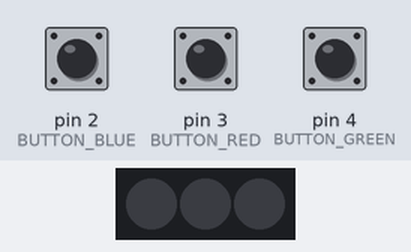
Simulated run of this sketch. Board: Arduino Uno, built with avr-gcc and run on an emulated ATmega328P. Shown: 3 RGB LEDs in strip order, left to right. Inputs (shaded band) come from the test bench; at power-on: pin 2 (BUTTON_BLUE) HIGH, pin 3 (BUTTON_RED) HIGH, pin 4 (BUTTON_GREEN) HIGH.

Above: at 1.2 s.
1.3 s: pin 2 (BUTTON_BLUE) pulled LOW for 0.15 s
At 1.37 s:
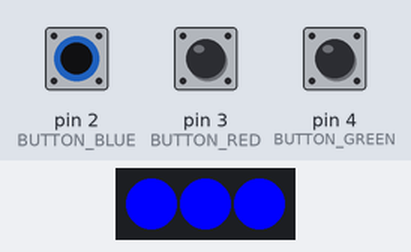
2.9 s: pin 3 (BUTTON_RED) pulled LOW for 0.15 s
At 2.97 s:
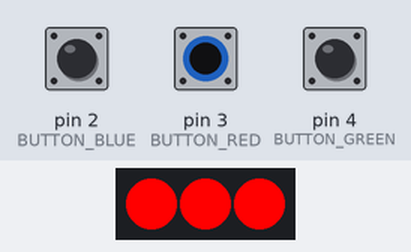
4.5 s: pin 4 (BUTTON_GREEN) pulled LOW for 0.15 s
At 4.57 s:
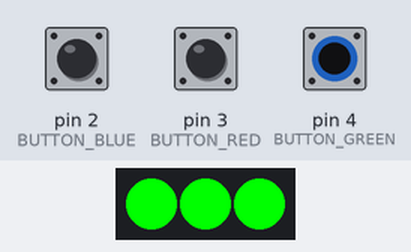
6.1 s: pin 4 (BUTTON_GREEN) pulled LOW for 3.2 s
At 10.5 s:
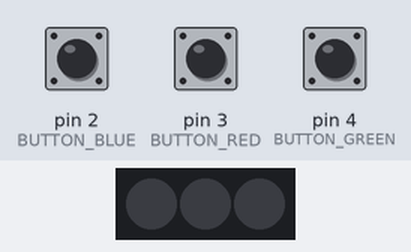
10.8 s: pin 2 (BUTTON_BLUE) pulled LOW for 3.2 s
At 11.9 s:
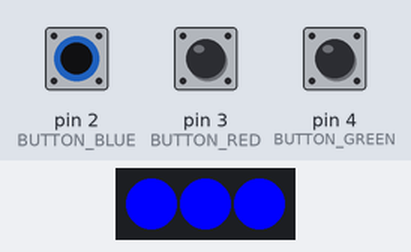
Timing chart, 0 to 15.5 s (numbered marks = the images above; inputs shaded):
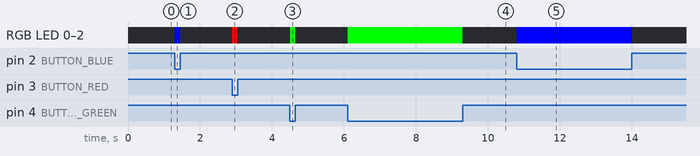

Measured:
- after the input at 1.3 s, RGB LED 0–2: off → RGB(0, 0, 255) at once, → off 0.15 s later
- after the input at 2.9 s, RGB LED 0–2: off → RGB(255, 0, 0) at once, → off 0.15 s later
- after the input at 4.5 s, RGB LED 0–2: off → RGB(0, 255, 0) at once, → off 0.15 s later
- after the input at 6.1 s, RGB LED 0–2: off → RGB(0, 255, 0) at once, → off 3.2 s later
- after the input at 10.8 s, RGB LED 0–2: off → RGB(0, 0, 255) at once, → off 3.2 s later

The sketch:

kodas.test.ino
```cpp
#include <Adafruit_NeoPixel.h>

#define LED_COUNT 3
#define LED_PIN 7
#define BUTTON_BLUE 2   // S1A
#define BUTTON_RED 3    // S2A
#define BUTTON_GREEN 4  // S3A

Adafruit_NeoPixel strip(LED_COUNT, LED_PIN, NEO_GRB + NEO_KHZ800);

void setup() {
    pinMode(BUTTON_BLUE, INPUT_PULLUP);
    pinMode(BUTTON_RED, INPUT_PULLUP);
    pinMode(BUTTON_GREEN, INPUT_PULLUP);

    strip.begin();
    strip.show();
}

void loop() {
    if (digitalRead(BUTTON_BLUE) == LOW) {
        setColor(0, 0, 255);
    }
    else if (digitalRead(BUTTON_RED) == LOW) {
        setColor(255, 0, 0);
    }
    else if (digitalRead(BUTTON_GREEN) == LOW) {
        setColor(0, 255, 0);
    }
    else {
        setColor(0, 0, 0);
    }
}

void setColor(int red, int green, int blue) {
    for (int i = 0; i < LED_COUNT; i++) {
        strip.setPixelColor(i, strip.Color(red, green, blue));
    }
    strip.show();
}
```
